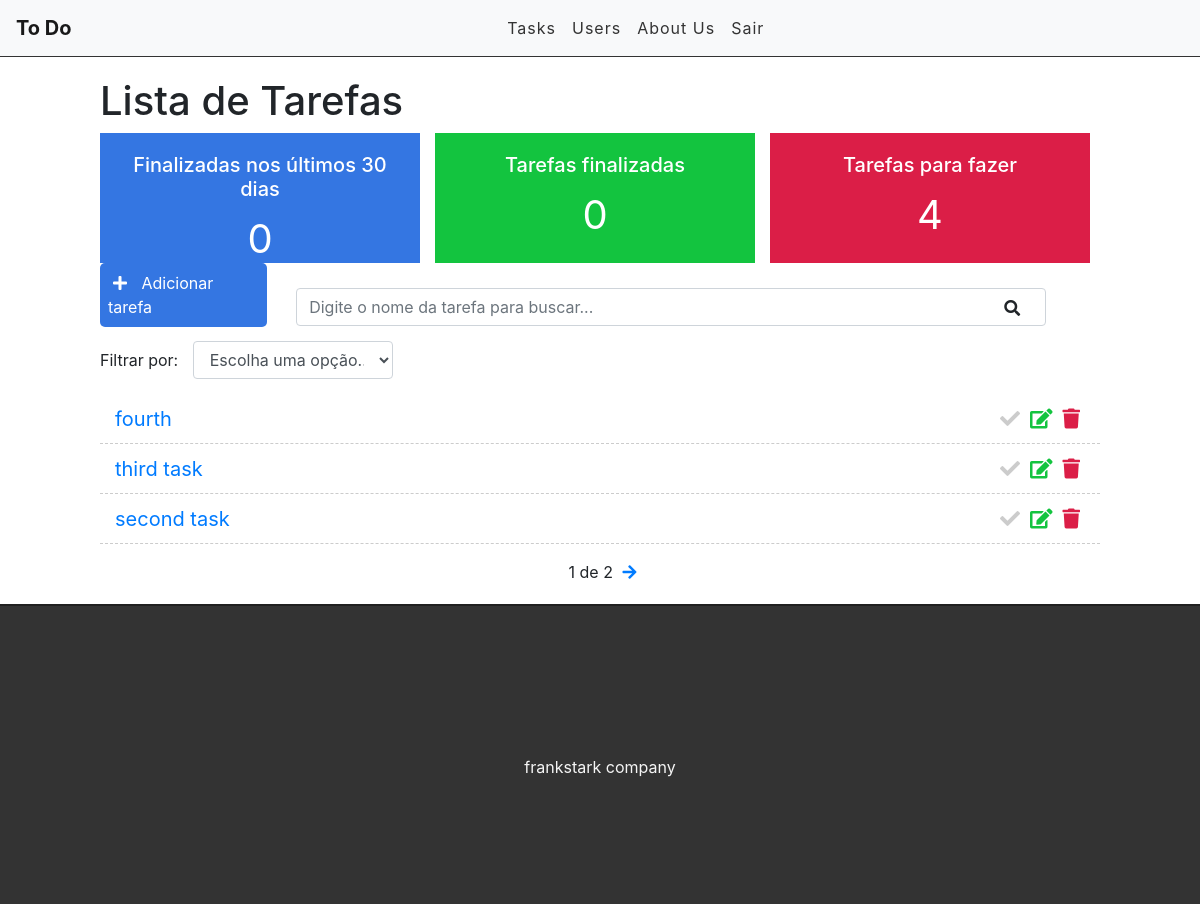
Before: / (signed in) with the older database file.
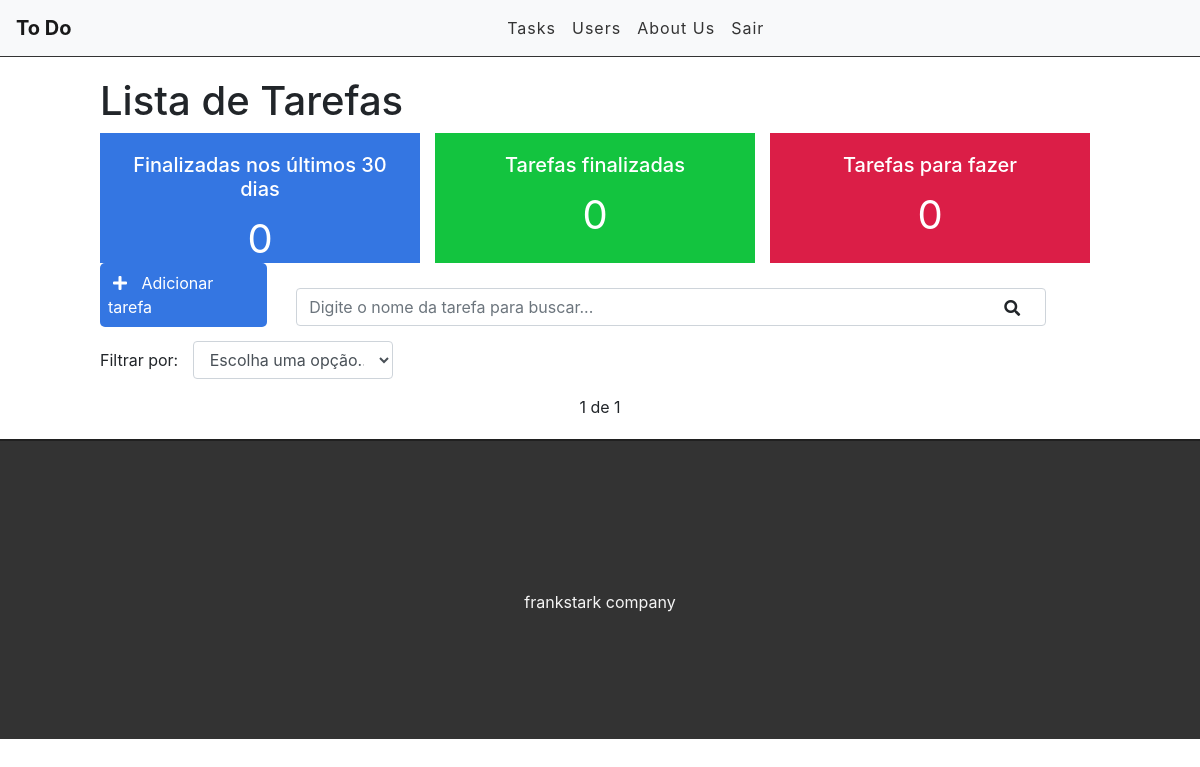
After: the same page with the newer database file.
### tasks/models.py (models this page shows, shortened)
class Task(models.Model):
    STATUS =(
        ('doing', 'Doing'),
        ('done', 'Done'),
    )
    title = models.CharField(max_length=255)
    description = models.TextField()
    done = models.CharField(
        max_length=5, #tamanho do doing do status
        choices=STATUS,
    )
    user = models.ForeignKey(get_user_model(), on_delete=models.CASCADE)
    created_at = models.DateTimeField(auto_now_add=True)
    updated_at = models.DateTimeField(auto_now=True)

### tasks/views.py (the view)
# urls.py: path('', views.taskList, name='task-list'),
@login_required
def taskList(request):
    search = request.GET.get('search')
    filter = request.GET.get('filter')
    tasksDoneRecently = Task.objects.filter(done='done', updated_at__gt=datetime.datetime.now()-datetime.timedelta(days=30)).count()
    tasksDone = Task.objects.filter(done='done', user=request.user).count()
    tasksDoing = Task.objects.filter(done='doing', user=request.user).count()
    if search:
        tasks = Task.objects.filter(title__icontains=search, user=request.user)
    elif filter:
        tasks = Task.objects.filter(done=filter, user=request.user)
    else:
        tasks_list = Task.objects.all().order_by('-created_at').filter(user=request.user)
        paginator = Paginator(tasks_list, 3)
        page = request.GET.get('page')
        tasks = paginator.get_page(page)
    return render(request, 'tasks/list.html',
        {'tasks':tasks, 'tasksrecently': tasksDoneRecently, 'tasksdone': tasksDone, 'tasksdoing': tasksDoing })

### tasks/templates/tasks/list.html (shortened to what this page needs)
{% extends 'base.html' %}
{% block content %}
<div class="offset-1 col-10 list-div">
    <h1>Lista de Tarefas</h1>
    <div class="container dashboard">
        <div class="col-4 dashboard-box" id="dashboard-lastdays">
            <h4>Finalizadas nos últimos 30 dias</h4>
            <span>{{ tasksrecently }}</span>
        </div>
        <div class="col-4 dashboard-box" id="dashboard-done">
            <h4>Tarefas finalizadas</h4>
            <span>{{ tasksdone }}</span>
        </div>
        <div class="col-4 dashboard-box" id="dashboard-doing">
            <h4>Tarefas para fazer</h4>
            <span>{{ tasksdoing }}</span>
        </div>
    </div>
    <a id="add-link" href="newtask/">
        <div class="col-2 add-div">
            <i class="fas fa-plus"></i> Adicionar tarefa
        </div>
    </a>
    <div class="col-9 search-div">
        <form method="GET" id="search-form">
            <input class="form-control" type="text" id="search" name="search" placeholder="Digite o nome da tarefa para buscar..." value="{{ request.GET.search }}">
            <i class="fas fa-search" id="search-btn"></i>
        </form>
    </div>
    <div class="col-12 filter-div">
        <span>Filtrar por:</span>
        <select name="filter" id="filter" class="form-control">
            <option value="">Escolha uma opção...</option>
        </select>
    </div>
    <ul class="task-list">
        {% for task in tasks %}
        {% if task.done == 'doing' %}
            <li class="task-item">
        {% else %}
            <li class="task-item done">
        {% endif %}
                <span><a href="/task/{{task.id}}">{{task.title}}</a></span>
                <a href="delete/{{task.id}}" class="delete-btn"><span><i class="fas fa-trash"></i></span></a>
                <a href="edit/{{task.id}}"><span><i class="fas fa-edit"></i></span></a>
                <a href="changestatus/{{task.id}}"><i class="fas fa-check"></i></a>
            </li>
        {% endfor %}
    </ul>
    <div class="pagination">
        <span class="step-links">
            {% if tasks.paginator.num_pages %}
            <span class="current">
                {{ tasks.number }} de {{ tasks.paginator.num_pages }}
            </span>
            {% endif %}
            {% if tasks.has_next %}
                <a href="?page={{ tasks.next_page_number }}"><i class="fas fa-arrow-right"></i></a>
            {% endif %}
        </span>
    </div>
</div>
{% endblock %}

### tasks/templates/base.html (shortened to what this page needs)
{% load static %}
<!DOCTYPE html>
<html lang="en">
<head>
    <link href="https://stackpath.bootstrapcdn.com/bootstrap/4.3.1/css/bootstrap.min.css" rel="stylesheet">
    <link rel="stylesheet" href="https://use.fontawesome.com/releases/v5.7.2/css/all.css">
    <link rel="stylesheet" href="{% static 'css/styles.css' %}">
</head>
<body>
    <div class="container-fluid">
        <nav class="navbar navbar-expand-lg navbar-light bg-light">
            <a class="navbar-brand" href="/">To Do</a>
            <div class="collapse navbar-collapse" id="navbarSupportedContent">
                <ul class="navbar-nav">
                    {% if user.is_authenticated %}
                    <li class="nav-item">
                        <a class="nav-link" href="/">Tasks</a>
                    </li>
                    <li class="nav-item">
                        <a class="nav-link" href="#">Users</a>
                    </li>
                    {% else %}
                    <li class="nav-item">
                        <a class="nav-link" href="/accounts/login">Enter</a>
                    </li>
                    {% endif %}
                    <li class="nav-item">
                        <a class="nav-link" href="#">About Us</a>
                    </li>
                    {% if user.is_authenticated %}
                    <li class="nav-item">
                            <a class="nav-link" href="/accounts/logout">Sair</a>
                        </li>
                    {% endif %}
                </ul>
            </div>
        </nav>
        {% block content %}
        {% endblock %}
        <footer>
            <p>frankstark company</p>
        </footer>
    </div>
</body>
</html>

### tasks/static/css/styles.css (style rules this page uses)
.container-fluid { padding: 0; }
.navbar { border-bottom: 1px solid #333; margin-bottom: 20px; }
.navbar-nav { margin: auto; }
.navbar-brand { font-weight: bold; }
.navbar-light .navbar-nav a.nav-link { color: #333; letter-spacing: 1px; }
.dashboard { padding: 0; width: 100%; display: block; }
.dashboard h4 { font-size: 20px; }
.dashboard span { font-size: 40px; display: block; width: 100%; }
.dashboard-box { float: left; background-color: #DFDFDF; color: #FFF; padding: 20px; box-sizing: border-box; height: 130px; width: 32%; text-align: center; }
.dashboard-box:nth-child(2) { margin-left: 1.5%; margin-right: 1.5%; }
#dashboard-lastdays { background-color: #3476e2; }
#dashboard-done { background-color: #13c43f; }
#dashboard-doing { background-color: #db1e47; }
#add-link { text-decoration: none; }
.add-div { background-color: #3476e2; cursor: pointer; display: inline-block; color: #FFF; padding: 8px; border-radius: 5px; margin-right: 25px; }
.fas.fa-plus { color: #FFF; margin-right: 10px; margin-left: 5px; }
.fas.fa-search { position: absolute; top: 12px; right: 26px; cursor: pointer; }
.search-div { padding: 0; margin-top: 15px; margin-bottom: 15px; display: inline-block; }
.filter-div { margin-bottom: 15px; padding: 0; }
#filter { display: inline-block; width: 200px; margin-left: 10px; }
.list-div { padding: 0; }
footer { background-color: #333; height: 300px; border-top: 2px solid #202020; }
footer p { color: #f5f5f5; text-align: center; top: 50%; position: relative; }
.pagination { margin-bottom: 20px; }
.step-links { position: relative; margin-left: auto; margin-right: auto; }
.step-links .current { margin-left: 5px; margin-right: 5px; }

Changed rows visible on the page:
removed Task: title "fourth"
removed Task: title "third task"
removed Task: title "second task"
Other visible differences:
{{ tasksdoing }}: "4" → "0"
{{ tasks.paginator.num_pages }}: "2" → "1"
